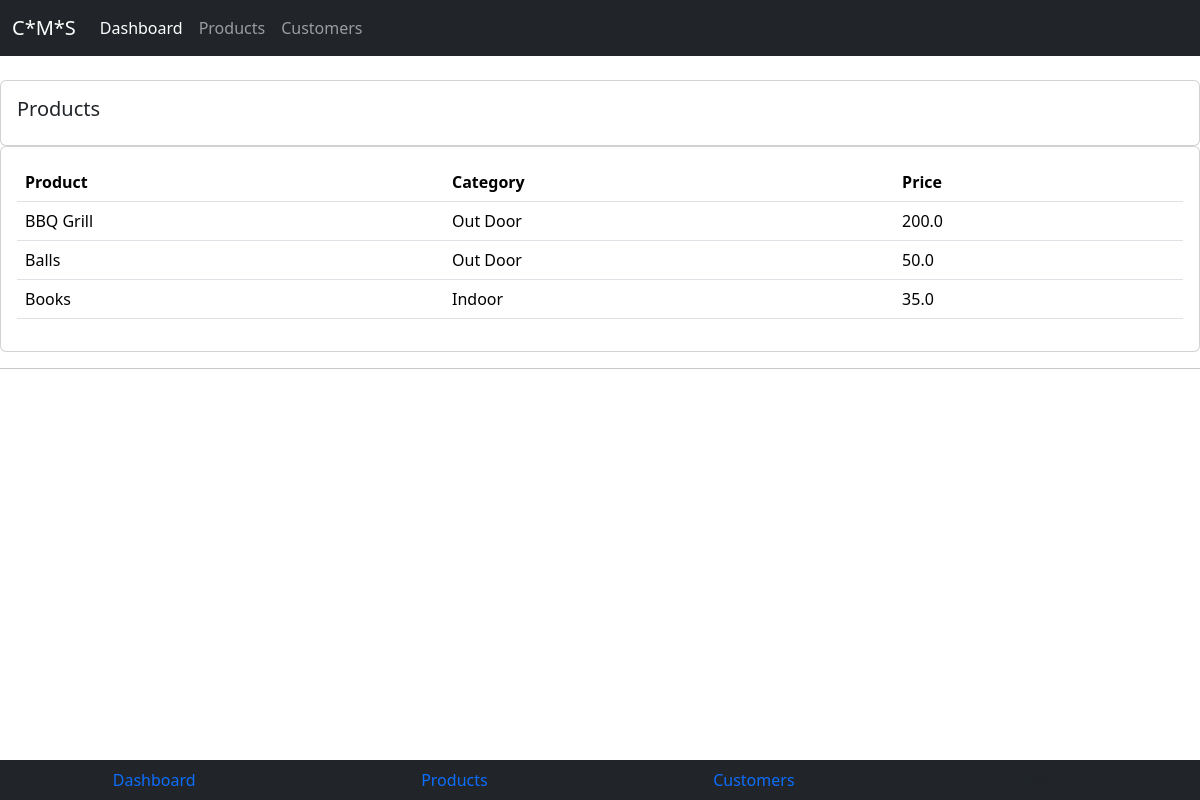
Screenshot of /products/ with the database file from the repository.
### accounts/models.py (models this page shows, shortened)
class Product(models.Model):
    CATEGORY = (
        ('Indoor', 'Indoor'),
        ('Out Door', 'Out Door'),
    )
    product_name = models.CharField(max_length=200, null=True)
    price = models.FloatField(null=True)
    category = models.CharField(max_length=200, null=True, choices=CATEGORY)
    description = models.CharField(max_length=200, null=True)
    date_created = models.DateTimeField(auto_now_add=True, null=True)
    tags = models.ManyToManyField(Tag)

### accounts/views.py (the view)
# urls.py: path('products/', views.products, name="products"),
def products(request):
    products = Product.objects.all()
    context = { 'products' : products}
    return render(request, 'accounts/products.html', context)

### accounts/templates/accounts/products.html
{% extends 'accounts/main.html' %}
{% block content %}
    <br>
    <div class="row">
        <div class="col-md">
            <div class="card card-body">
                <h5>Products</h5>
            </div>
            <div class="card card-body">
                <table class="table">
                    <tr>
                        <th>Product</th>
                        <th>Category</th>
                        <th>Price</th>
                    </tr>
                    {% for i in products %}
                    <tr>
                        <td><span>{{i.product_name}}</span></td>
                        <td><span>{{i.category}}</span></td>
                        <td><span>{{i.price}}</span></td>
                    </tr>
                    {% endfor %}
                </table>
            </div>
        </div>
    </div>
{% endblock %}

### static/css/main.css (style rules this page uses)
body { background-color: #f8f5f2; }

### rows the page displays
Product: product_name "BBQ Grill", category "Out Door", price "200.0"
Product: product_name "Balls", category "Out Door", price "50.0"
Product: product_name "Books", category "Indoor", price "35.0"
